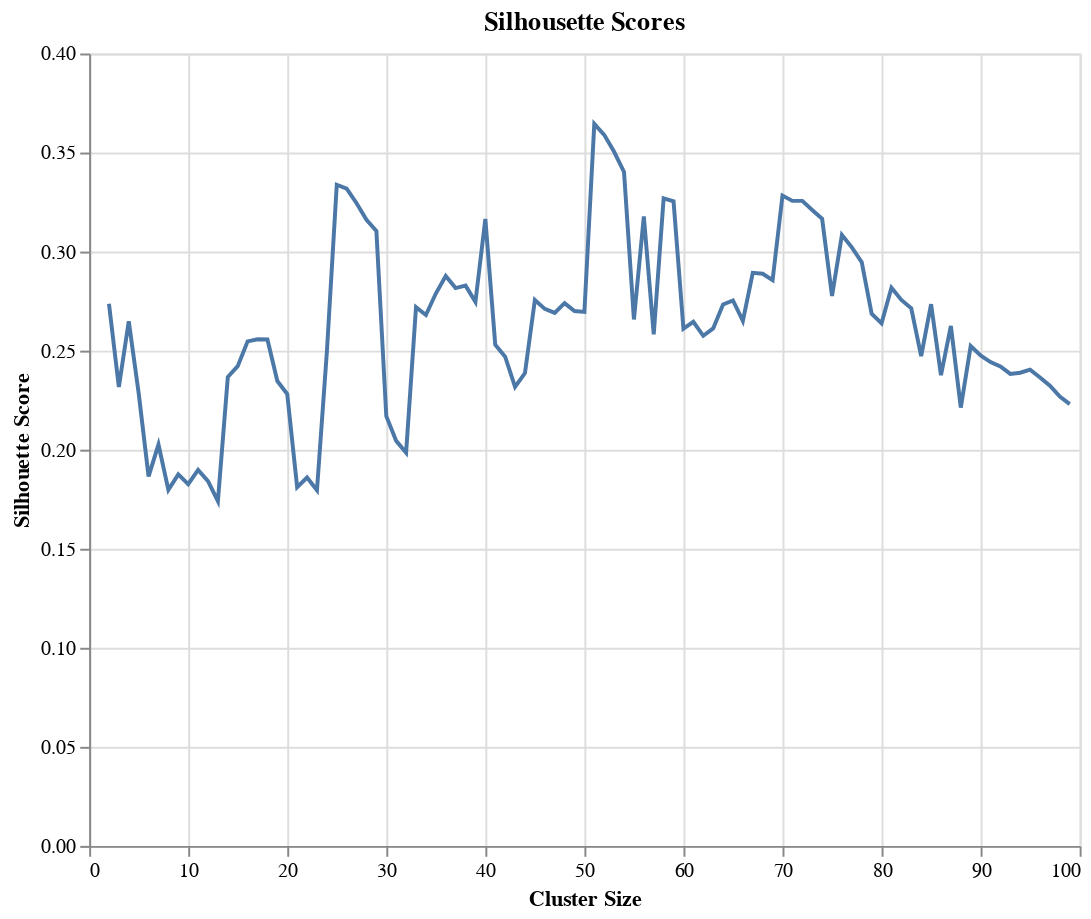

Write notebook code for a chart like this one.
### Code cell
import hdbscan
from sklearn.metrics import silhouette_score,calinski_harabasz_score

# Create an instance of HDBSCAN with a specified min_cluster_size
clusters=range(2,100)
silhouette_scores = []

for size in clusters:
    cluster = hdbscan.HDBSCAN(min_cluster_size=size,
                              metric='euclidean',                      
                              cluster_selection_method='eom').fit(umap_embeddings)

    # Fit the clusterer to the data
    cluster.fit(umap_embeddings)

    # Calculate the Silhouette score for the clustering
    silhouette_avg = silhouette_score(umap_embeddings, cluster.labels_, metric='euclidean', random_state=42)
 
    
    # Print the Silhouette score
    silhouette_scores.append(silhouette_avg)
    #print("The Silhouette score is:", silhouette_avg)

# Create a Pandas DataFrame to store the Silhouette scores and cluster sizes
df = pd.DataFrame({'Cluster Size': clusters, 'Silhouette Score': silhouette_scores})

# Create a line chart using Altair
chart = alt.Chart(df).mark_line().encode(
    x='Cluster Size',
    y='Silhouette Score',
    tooltip=['Cluster Size','Silhouette Score']
).properties(title='Silhousette Scores',height=400,width=500)

# Display the chart
chart

### Figure 1 — Vega-Lite specification as saved in the notebook (floating-point values rounded to 4 significant figures)
{"$schema": "https://vega.github.io/schema/vega-lite/v4.17.0.json", "config": {"view": {"continuousHeight": 300, "continuousWidth": 400}}, "data": {"name": "data-37d127842f54782b8d9d0d9e061e22c5"}, "datasets": {"data-37d127842f54782b8d9d0d9e061e22c5": [{"Cluster Size": 2, "Silhouette Score": 0.2737}, {"Cluster Size": 3, "Silhouette Score": 0.2316}, {"Cluster Size": 4, "Silhouette Score": 0.2648}, {"Cluster Size": 5, "Silhouette Score": 0.2286}, {"Cluster Size": 6, "Silhouette Score": 0.1865}, {"Cluster Size": 7, "Silhouette Score": 0.2026}, {"Cluster Size": 8, "Silhouette Score": 0.1797}, {"Cluster Size": 9, "Silhouette Score": 0.1875}, {"Cluster Size": 10, "Silhouette Score": 0.1826}, {"Cluster Size": 11, "Silhouette Score": 0.1898}, {"Cluster Size": 12, "Silhouette Score": 0.1842}, {"Cluster Size": 13, "Silhouette Score": 0.174}, {"Cluster Size": 14, "Silhouette Score": 0.2367}, {"Cluster Size": 15, "Silhouette Score": 0.2422}, {"Cluster Size": 16, "Silhouette Score": 0.2547}, {"Cluster Size": 17, "Silhouette Score": 0.2558}, {"Cluster Size": 18, "Silhouette Score": 0.2556}, {"Cluster Size": 19, "Silhouette Score": 0.2346}, {"Cluster Size": 20, "Silhouette Score": 0.2281}, {"Cluster Size": 21, "Silhouette Score": 0.181}, {"Cluster Size": 22, "Silhouette Score": 0.1859}, {"Cluster Size": 23, "Silhouette Score": 0.1795}, {"Cluster Size": 24, "Silhouette Score": 0.2494}, {"Cluster Size": 25, "Silhouette Score": 0.3337}, {"Cluster Size": 26, "Silhouette Score": 0.3318}, {"Cluster Size": 27, "Silhouette Score": 0.3244}, {"Cluster Size": 28, "Silhouette Score": 0.3161}, {"Cluster Size": 29, "Silhouette Score": 0.3104}, {"Cluster Size": 30, "Silhouette Score": 0.2169}, {"Cluster Size": 31, "Silhouette Score": 0.2044}, {"Cluster Size": 32, "Silhouette Score": 0.1985}, {"Cluster Size": 33, "Silhouette Score": 0.272}, {"Cluster Size": 34, "Silhouette Score": 0.268}, {"Cluster Size": 35, "Silhouette Score": 0.2788}, {"Cluster Size": 36, "Silhouette Score": 0.2877}, {"Cluster Size": 37, "Silhouette Score": 0.2816}, {"Cluster Size": 38, "Silhouette Score": 0.2828}, {"Cluster Size": 39, "Silhouette Score": 0.2746}, {"Cluster Size": 40, "Silhouette Score": 0.3165}, {"Cluster Size": 41, "Silhouette Score": 0.253}, {"Cluster Size": 42, "Silhouette Score": 0.2469}, {"Cluster Size": 43, "Silhouette Score": 0.2317}, {"Cluster Size": 44, "Silhouette Score": 0.2387}, {"Cluster Size": 45, "Silhouette Score": 0.2755}, {"Cluster Size": 46, "Silhouette Score": 0.2711}, {"Cluster Size": 47, "Silhouette Score": 0.269}, {"Cluster Size": 48, "Silhouette Score": 0.2739}, {"Cluster Size": 49, "Silhouette Score": 0.27}, {"Cluster Size": 50, "Silhouette Score": 0.2696}, {"Cluster Size": 51, "Silhouette Score": 0.3644}, {"Cluster Size": 52, "Silhouette Score": 0.3589}, {"Cluster Size": 53, "Silhouette Score": 0.3504}, {"Cluster Size": 54, "Silhouette Score": 0.3402}, {"Cluster Size": 55, "Silhouette Score": 0.2657}, {"Cluster Size": 56, "Silhouette Score": 0.3177}, {"Cluster Size": 57, "Silhouette Score": 0.2582}, {"Cluster Size": 58, "Silhouette Score": 0.3269}, {"Cluster Size": 59, "Silhouette Score": 0.3254}, {"Cluster Size": 60, "Silhouette Score": 0.2611}, {"Cluster Size": 61, "Silhouette Score": 0.2646}, {"Cluster Size": 62, "Silhouette Score": 0.2575}, {"Cluster Size": 63, "Silhouette Score": 0.2612}, {"Cluster Size": 64, "Silhouette Score": 0.2733}, {"Cluster Size": 65, "Silhouette Score": 0.2753}, {"Cluster Size": 66, "Silhouette Score": 0.265}, {"Cluster Size": 67, "Silhouette Score": 0.2893}, {"Cluster Size": 68, "Silhouette Score": 0.2888}, {"Cluster Size": 69, "Silhouette Score": 0.2856}, {"Cluster Size": 70, "Silhouette Score": 0.3283}, {"Cluster Size": 71, "Silhouette Score": 0.3256}, {"Cluster Size": 72, "Silhouette Score": 0.3256}, {"Cluster Size": 73, "Silhouette Score": 0.321}, {"Cluster Size": 74, "Silhouette Score": 0.3166}, {"Cluster Size": 75, "Silhouette Score": 0.2776}, {"Cluster Size": 76, "Silhouette Score": 0.3084}, {"Cluster Size": 77, "Silhouette Score": 0.3021}, {"Cluster Size": 78, "Silhouette Score": 0.2946}, {"Cluster Size": 79, "Silhouette Score": 0.2686}, {"Cluster Size": 80, "Silhouette Score": 0.2638}, {"Cluster Size": 81, "Silhouette Score": 0.2818}, {"Cluster Size": 82, "Silhouette Score": 0.2756}, {"Cluster Size": 83, "Silhouette Score": 0.2714}, {"Cluster Size": 84, "Silhouette Score": 0.2472}, {"Cluster Size": 85, "Silhouette Score": 0.2735}, {"Cluster Size": 86, "Silhouette Score": 0.2376}, {"Cluster Size": 87, "Silhouette Score": 0.2625}, {"Cluster Size": 88, "Silhouette Score": 0.2213}, {"Cluster Size": 89, "Silhouette Score": 0.2523}, {"Cluster Size": 90, "Silhouette Score": 0.2476}, {"Cluster Size": 91, "Silhouette Score": 0.2442}, {"Cluster Size": 92, "Silhouette Score": 0.2421}, {"Cluster Size": 93, "Silhouette Score": 0.2383}, {"Cluster Size": 94, "Silhouette Score": 0.2389}, {"Cluster Size": 95, "Silhouette Score": 0.2404}, {"Cluster Size": 96, "Silhouette Score": 0.2365}, {"Cluster Size": 97, "Silhouette Score": 0.2323}, {"Cluster Size": 98, "Silhouette Score": 0.2268}, {"Cluster Size": 99, "Silhouette Score": 0.223}]}, "encoding": {"tooltip": [{"field": "Cluster Size", "type": "quantitative"}, {"field": "Silhouette Score", "type": "quantitative"}], "x": {"field": "Cluster Size", "type": "quantitative"}, "y": {"field": "Silhouette Score", "type": "quantitative"}}, "height": 400, "mark": "line", "title": "Silhousette Scores", "width": 500}
